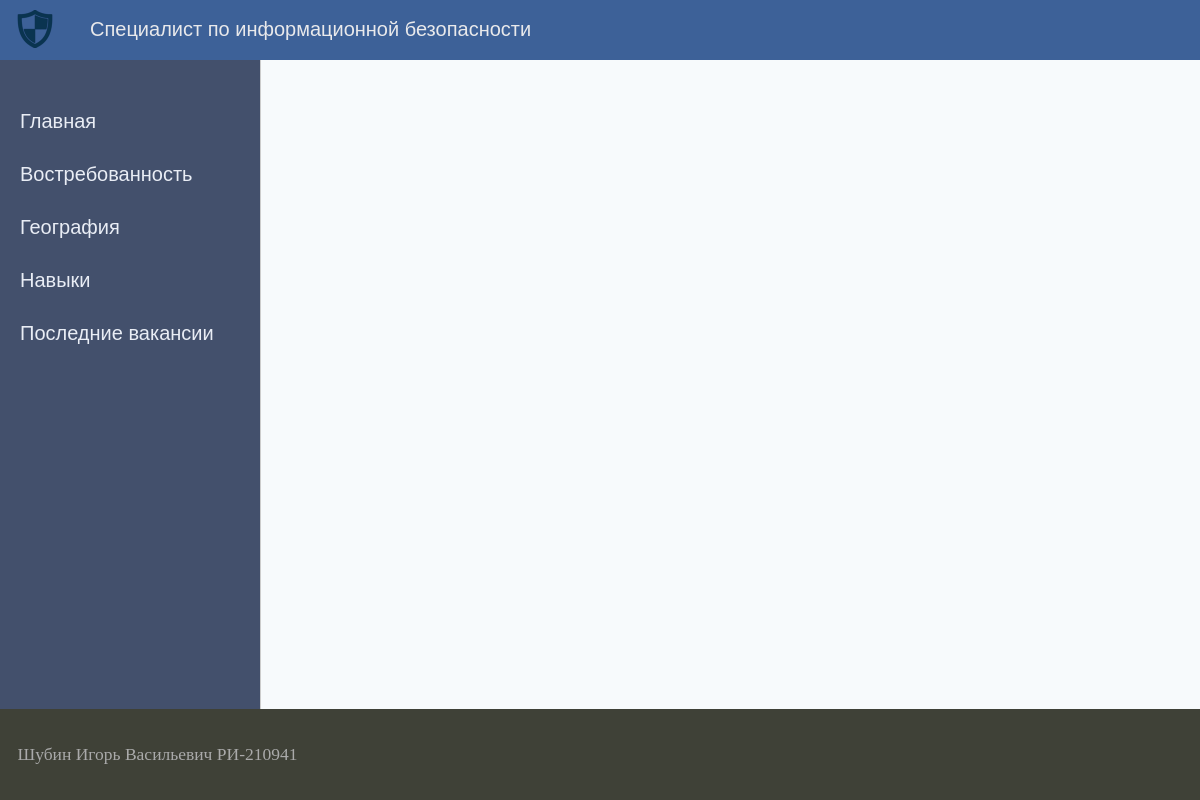
The app's page /relevance/, older data.
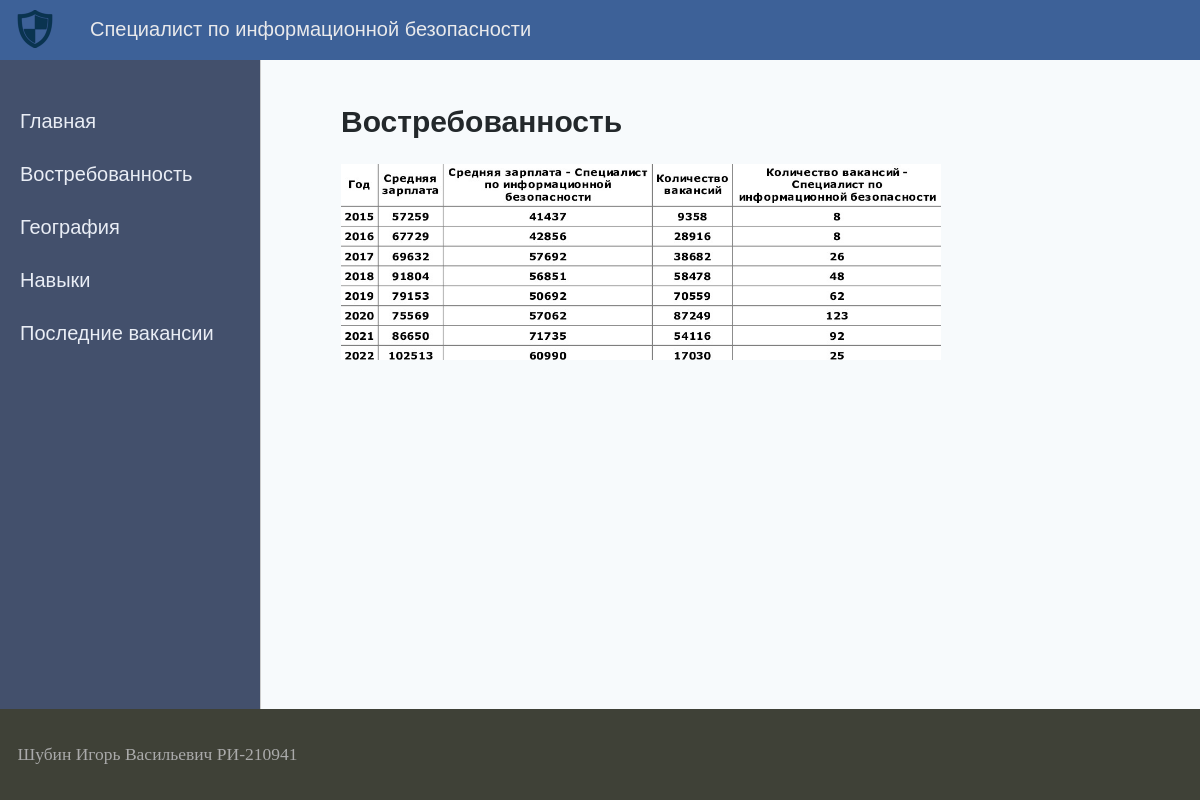
The same page, newer data.
### analytics/models.py (models this page shows, shortened)
class Relevance(models.Model):
    title = models.CharField(max_length=255)
    content = models.TextField(blank=True)
    photo=models.ImageField(upload_to="photos/%Y/%m/%d")
    class Meta:
        verbose_name = 'Востребованность'
        verbose_name_plural = 'Востребованность'

### analytics/views.py (the view)
# urls.py: path('relevance/', relevance,name='relevance'),
def relevance(request):
    rel = Relevance.objects.all()
    context ={
        'rel':rel,
        'menu':menu,
        'title':'Востребованность'
    }
    return render(request,'analytics/relevance.html',context=context)

### analytics/templates/analytics/relevance.html (shortened to what this page needs)
{% extends 'analytics/base.html' %}
{% block content %}
<ul class="list-articles">
	{% for r in rel %}
			<li><h2>{{r.title}}</h2>
	{% if r.photo %}
		<p><img class ="img-article-centre thumb" src="{{r.photo.url}}"></p>
	{% endif %}
			</li>
	{% endfor %}
</ul>
{% endblock %}

Row changes from the older to the newer data that the page shows:
added Relevance: title "Востребованность", photo (picture)
